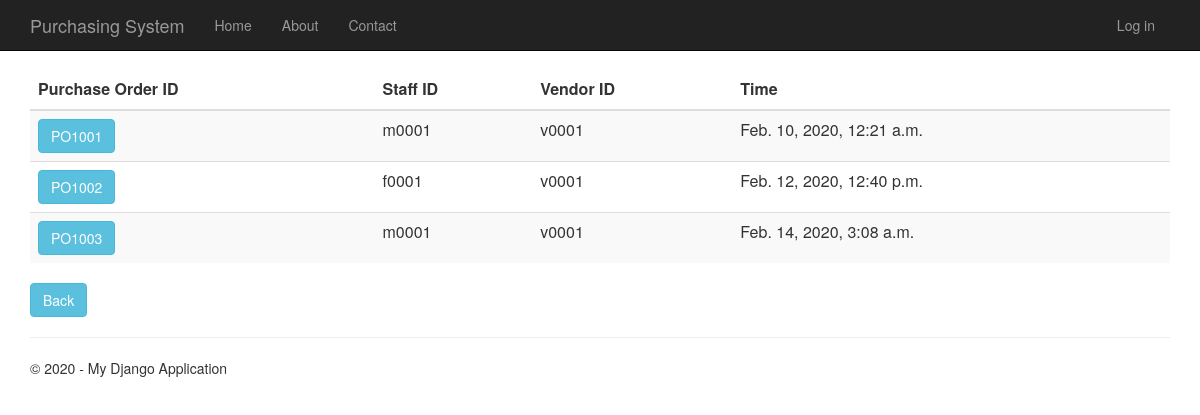
Before: /purchaseorderhistory with the older database file.
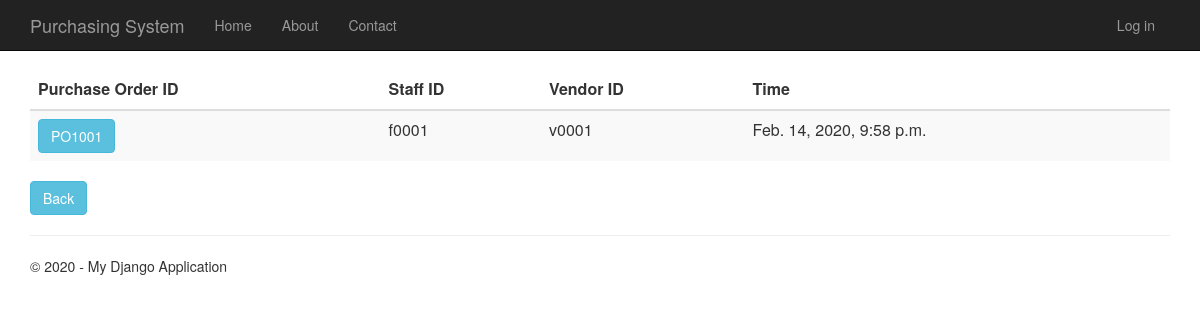
After: the same page with the newer database file.
### PurchaseOrder/models.py (models this page shows, shortened)
class PurchaseOrder(models.Model):
    purchase_order_id = models.CharField(primary_key=True, max_length=10)
    shipping_instructions = models.TextField()
    time_created = models.DateTimeField()
    description = models.TextField(null=True,default=None, blank=True)
    total_price = models.DecimalField(max_digits=10, decimal_places=2, default=Decimal('0.00'))
    person_id = models.ForeignKey(Person)
    vendor_id = models.ForeignKey(Vendor)
    quotation_id = models.OneToOneField(Quotation)

### app/models.py (models this page shows, shortened)
class Person(models.Model):
    user_id = models.OneToOneField(User)
    person_id = models.CharField(primary_key=True, max_length=10)
    person_name = models.TextField()
    person_address = models.TextField()
    person_phone_number = models.TextField()
    person_role = models.TextField(default = 'EMPLOYEE')

class Vendor(models.Model):
    vendor_id = models.CharField(primary_key=True, max_length=10)
    vendor_name = models.TextField()
    vendor_phone_number = models.TextField()
    vendor_address = models.TextField()
    vendor_email = models.TextField()
    def __str__(self):
        return str(self.vendor_id)

### PurchaseOrder/views.py (the view)
# urls.py: url(r'^purchaseorderhistory', PurchaseOrder.views.purchaseorderhistory, name="purchase_order_history"),
def purchaseorderhistory(request):
    purchase_orders = PurchaseOrder.objects.all()
    context = {
            'title':'Purchase Order History',
            'rows':purchase_orders,
            'year':'2019/2020'
        }
    return render(request,'PurchaseOrder/purchaseorderhistory.html',context)

### PurchaseOrder/templates/PurchaseOrder/purchaseorderhistory.html
{% extends "app/layout.html" %}
{% block content %}
<div class="purcahseorderhistory margintop" >
    <form action="purchaseorderhistorydetails" method="GET">
        <table class="table table-striped margintop">
          <thead>
            <tr>
              <th scope="col" class="fontlabel">Purchase Order ID</th>
              <th scope="col" class="fontlabel">Staff ID</th>
              <th scope="col" class="fontlabel">Vendor ID</th>
              <th scope="col" class="fontlabel">Time</th>
            </tr>
          </thead>
          <tbody>
              {% for r in rows %}
            <tr>
                 <td><button type="submit" name="po_id" value="{{r.purchase_order_id}}" class="btn btn-info" >{{r.purchase_order_id}}</button></td>
                 <td>{{r.person_id.person_id}}</td>
                 <td>{{r.vendor_id}}</td>
                 <td>{{r.time_created}}</td>
            </tr>
              {% endfor %}
          </tbody>
        </table>
    </form>
    <form action="menu">
        <div class="margintop">
            <button type="submit" class="btn btn-info" >Back</button>
        </div>
    </form>
</div>
{% endblock %}

Changed rows visible on the page:
removed PurchaseOrder: purchase_order_id "PO1002", person_id.person_id "f0001", vendor_id "v0001", time_created "Feb. 12, 2020, 12:40 p.m."
removed PurchaseOrder: purchase_order_id "PO1003", person_id.person_id "m0001", vendor_id "v0001", time_created "Feb. 14, 2020, 3:08 a.m."
changed PurchaseOrder "PO1001": person_id.person_id "m0001" → "f0001"; time_created "Feb. 10, 2020, 12:21 a.m." → "Feb. 14, 2020, 9:58 p.m."
